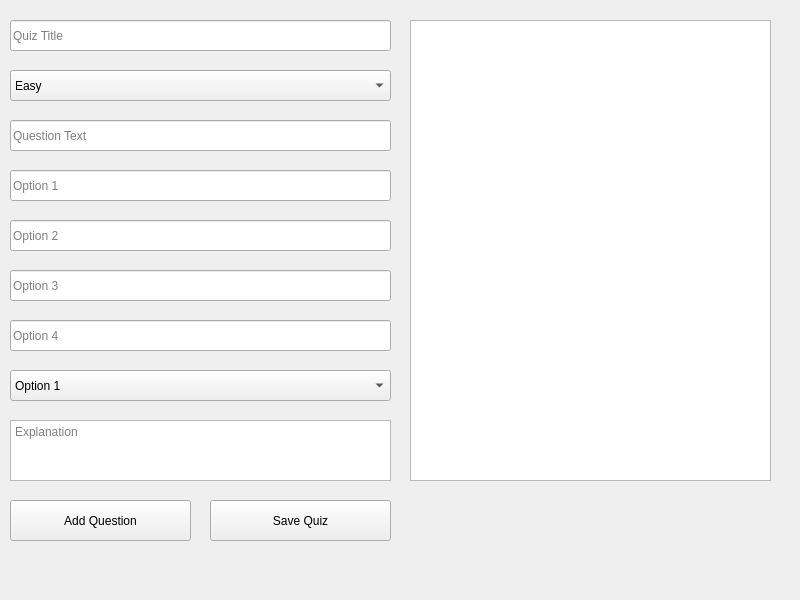
<?xml version="1.0" encoding="UTF-8"?>
<ui version="4.0">
 <class>MainWindow</class>
 <widget class="QMainWindow" name="MainWindow">
  <property name="geometry">
   <rect>
    <x>0</x>
    <y>0</y>
    <width>800</width>
    <height>600</height>
   </rect>
  </property>
  <property name="windowTitle">
   <string>Quiz Creator</string>
  </property>
  <widget class="QWidget" name="centralwidget">
   <widget class="QPushButton" name="add_question_button">
    <property name="geometry">
     <rect>
      <x>10</x>
      <y>500</y>
      <width>181</width>
      <height>41</height>
     </rect>
    </property>
    <property name="text">
     <string>Add Question</string>
    </property>
   </widget>
   <widget class="QPushButton" name="save_quiz_button">
    <property name="geometry">
     <rect>
      <x>210</x>
      <y>500</y>
      <width>181</width>
      <height>41</height>
     </rect>
    </property>
    <property name="text">
     <string>Save Quiz</string>
    </property>
   </widget>
   <widget class="QLineEdit" name="quiz_title">
    <property name="geometry">
     <rect>
      <x>10</x>
      <y>20</y>
      <width>381</width>
      <height>31</height>
     </rect>
    </property>
    <property name="placeholderText">
     <string>Quiz Title</string>
    </property>
   </widget>
   <widget class="QComboBox" name="difficulty">
    <property name="geometry">
     <rect>
      <x>10</x>
      <y>70</y>
      <width>381</width>
      <height>31</height>
     </rect>
    </property>
    <item>
     <property name="text">
      <string>Easy</string>
     </property>
    </item>
    <item>
     <property name="text">
      <string>Medium</string>
     </property>
    </item>
    <item>
     <property name="text">
      <string>Hard</string>
     </property>
    </item>
   </widget>
   <widget class="QLineEdit" name="question_text">
    <property name="geometry">
     <rect>
      <x>10</x>
      <y>120</y>
      <width>381</width>
      <height>31</height>
     </rect>
    </property>
    <property name="placeholderText">
     <string>Question Text</string>
    </property>
   </widget>
   <widget class="QLineEdit" name="option1">
    <property name="geometry">
     <rect>
      <x>10</x>
      <y>170</y>
      <width>381</width>
      <height>31</height>
     </rect>
    </property>
    <property name="placeholderText">
     <string>Option 1</string>
    </property>
   </widget>
   <widget class="QLineEdit" name="option2">
    <property name="geometry">
     <rect>
      <x>10</x>
      <y>220</y>
      <width>381</width>
      <height>31</height>
     </rect>
    </property>
    <property name="placeholderText">
     <string>Option 2</string>
    </property>
   </widget>
   <widget class="QLineEdit" name="option3">
    <property name="geometry">
     <rect>
      <x>10</x>
      <y>270</y>
      <width>381</width>
      <height>31</height>
     </rect>
    </property>
    <property name="placeholderText">
     <string>Option 3</string>
    </property>
   </widget>
   <widget class="QLineEdit" name="option4">
    <property name="geometry">
     <rect>
      <x>10</x>
      <y>320</y>
      <width>381</width>
      <height>31</height>
     </rect>
    </property>
    <property name="placeholderText">
     <string>Option 4</string>
    </property>
   </widget>
   <widget class="QComboBox" name="correct_option">
    <property name="geometry">
     <rect>
      <x>10</x>
      <y>370</y>
      <width>381</width>
      <height>31</height>
     </rect>
    </property>
    <item>
     <property name="text">
      <string>Option 1</string>
     </property>
    </item>
    <item>
     <property name="text">
      <string>Option 2</string>
     </property>
    </item>
    <item>
     <property name="text">
      <string>Option 3</string>
     </property>
    </item>
    <item>
     <property name="text">
      <string>Option 4</string>
     </property>
    </item>
   </widget>
   <widget class="QTextEdit" name="explanation">
    <property name="geometry">
     <rect>
      <x>10</x>
      <y>420</y>
      <width>381</width>
      <height>61</height>
     </rect>
    </property>
    <property name="placeholderText">
     <string>Explanation</string>
    </property>
   </widget>
   <widget class="QListWidget" name="question_list">
    <property name="geometry">
     <rect>
      <x>410</x>
      <y>20</y>
      <width>361</width>
      <height>461</height>
     </rect>
    </property>
   </widget>
  </widget>
 </widget>
 <resources/>
 <connections/>
</ui>
